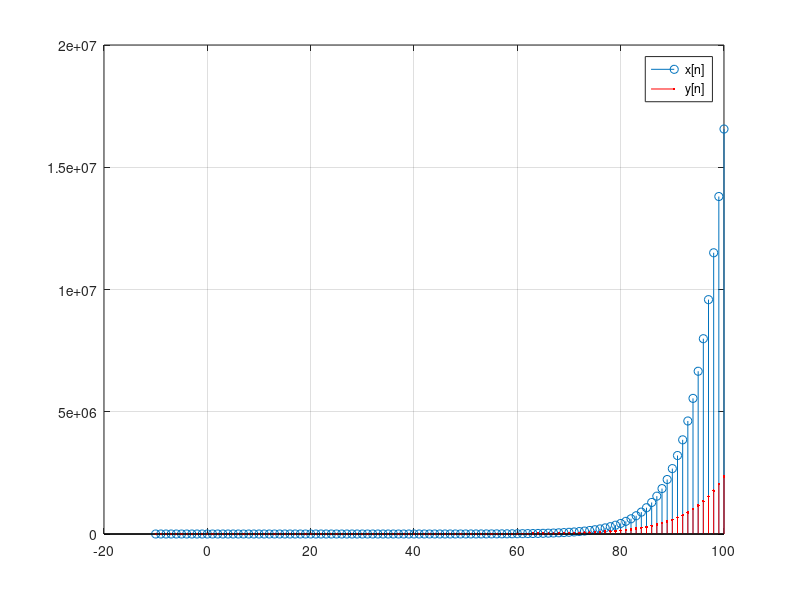

Write MATLAB code to recreate this figure.
n=-10:100;
x=0.2*1.2.^n.*(n>=0);
y=2*1.15.^n.*(n>=0);
stem(n,x);
hold on;
stem(n,y,'r.-');
legend('x[n]','y[n]');
grid on;